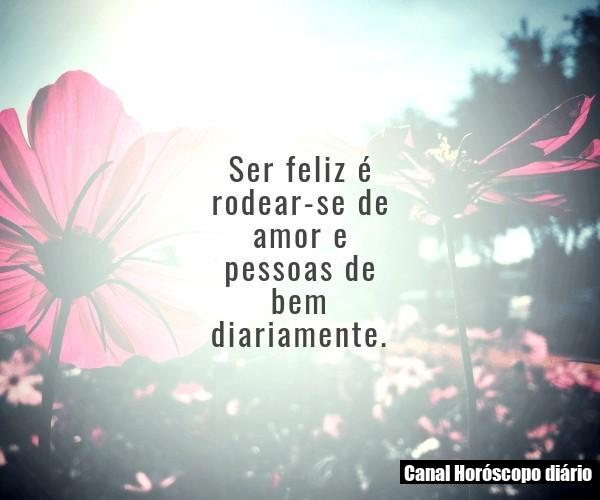
#> input picture ArquivosAuxiliares/imagensfrases/0.jpg, 600 x 500 px, found by its file name; its folder holds 4 pictures in this run
$ python frasesdodia.py
#> lines starting #> are read from the running program, lines starting #| are printed output that depends on the picture
from PIL import Image, ImageFont, ImageDraw
def troca(i):
#> called with i = 0
    img = Image.open("ArquivosAuxiliares\imagensfrases\\"+str(i)+".jpg")
#> img is the input picture: PIL image 600x500 RGB; mean R, G, B 196.1, 197.1, 197.8
    width, height = img.width, img.height
#> width = 600; height = 500

    draw = ImageDraw.Draw(img)
    caminho_fonte = r"C:\Windows\Fonts\Impact.TTF"
    font = ImageFont.truetype(caminho_fonte, 20)
    x, y = (width - 200, height-40)
#> x = 400; y = 460
    text = " Canal Horóscopo diário "
    w, h = font.getsize(text)
    draw.rectangle((x, y, x + w, y + h), fill='black')
    draw.text((x, y), text, fill=('white'), font=font)
    img.save('ArquivosAuxiliares\imagensfrases\\'+str(i)+".jpg")
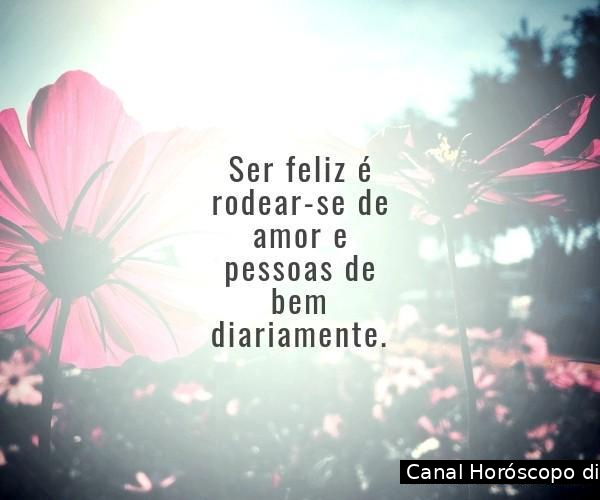
#> saved as 0.jpg: PIL image 600x500 RGB; mean R, G, B 195.3, 196.3, 197

for i in range(71):
    troca(i)
#> pass 2 of the loop `for i in range(71):`:
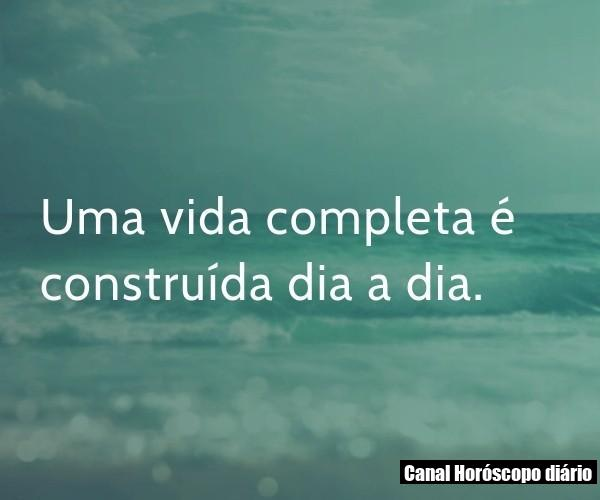
#> input picture ArquivosAuxiliares/imagensfrases/1.jpg, 600 x 500 px, found by its file name
#> in troca, img is the input picture: PIL image 600x500 RGB; mean R, G, B 89.3, 137.1, 127.9
#> in troca (call 2), `img.save('ArquivosAuxiliares\imagensfrases\\'+str(i)+".jpg")`:
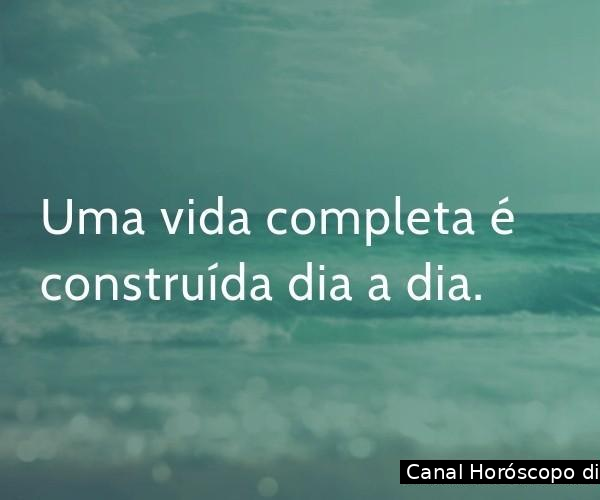
#> saved as 1.jpg: PIL image 600x500 RGB; mean R, G, B 88.4, 136.2, 127
#> (the run stopped early here; a loop or call above may not have finished)
